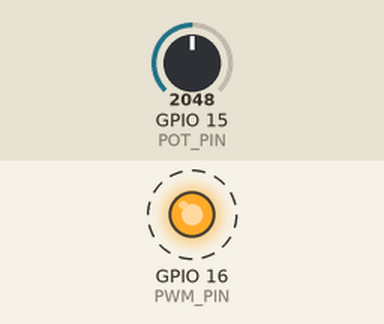
Simulated run of this program. Board: ESP32-S3. Shown: output pins drawn as LEDs (lit = HIGH). Dashed ring = blinking. The inputs (shaded band) are chosen by the test bench; at power-on: GPIO 15 (POT_PIN) = 2048. What the program prints to the serial monitor is not drawn.

Above: at 0.95 s.
1.3 s: GPIO 15 (POT_PIN) set to 3603
4.3 s: GPIO 15 (POT_PIN) set to 2866
Timing chart, 0 to 13.3 s (numbered marks = the images above; inputs shaded):
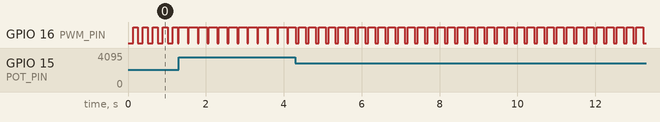

Measured:
- by itself, GPIO 16 (PWM_PIN): alternates HIGH for 0.18 s and LOW for 0.08 s

The program:

main.cpp
```cpp
#include <Arduino.h>

#define POT_PIN 15
#define PWM_PIN 16

#define MAX_ADC 4095

#define PWM_PERIOD_MS 255

uint32_t potValue = 0;

uint32_t lastReadTime = 0;
uint32_t highDuration = 0;
uint32_t lowDuration = 0;

uint32_t highStartTime = 0;
uint32_t lowStartTime = 0;

uint32_t lastPrintTime = 0;

float calculateCoeficient(int potValue)
{
  return (float)potValue / (float)MAX_ADC;
}

void setup()
{
  pinMode(POT_PIN, INPUT);
  pinMode(PWM_PIN, OUTPUT);
  Serial.begin(115200);

  digitalWrite(PWM_PIN, LOW);
}

void loop()
{
  uint32_t currentTime = millis();
  if (currentTime - lastReadTime >= 50)
  {
    potValue = analogRead(POT_PIN);

    lastReadTime = currentTime;
  }

  float k = calculateCoeficient(potValue);
  highDuration = (uint32_t)(k * PWM_PERIOD_MS);
  if (highDuration == 0)
  {
    highDuration = 1;
  }
  else if (highDuration == 255)
  {
    highDuration = 254; // Ensure highDuration is at least 1 ms
  }
  lowDuration = (uint32_t)(PWM_PERIOD_MS - highDuration);
  if (lowDuration == 0)
  {
    lowDuration = 1; // Ensure lowDuration is at least 1 ms
  }
  else if (lowDuration == 255)
  {
    lowDuration = 254; // Ensure lowDuration is at least 1 ms
  }

  if (digitalRead(PWM_PIN) == HIGH && currentTime - highStartTime >= highDuration)
  {
    digitalWrite(PWM_PIN, LOW);
    lowStartTime = currentTime;
  }
  else if (digitalRead(PWM_PIN) == LOW && currentTime - lowStartTime >= lowDuration)
  {
    digitalWrite(PWM_PIN, HIGH);
    highStartTime = currentTime;
  }

  if (currentTime - lastPrintTime >= 1000)
  {
    Serial.print("Potentiometer Value: ");
    Serial.print(potValue);
    Serial.print(", High Duration: ");
    Serial.print(highDuration);
    Serial.print(", Low Duration: ");
    Serial.println(lowDuration);

    lastPrintTime = currentTime;
  }
}
```
